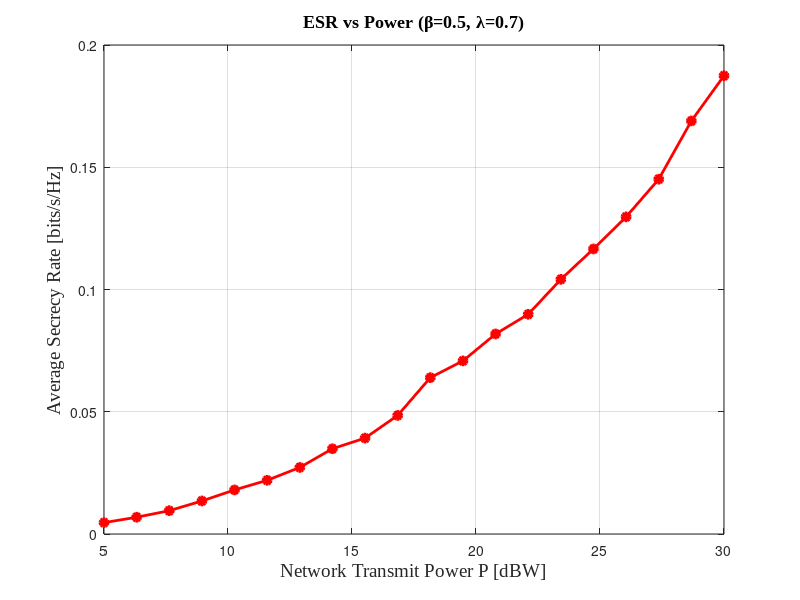

This figure's MATLAB source:
%% QUICK START EXAMPLE — UAV-PLS-SWIPT-Relay
%
%  This script demonstrates the core simulation pipeline of the paper in a
%  compact form. It computes the Average Secrecy Rate for a UAV relay network
%  with SWIPT and cooperative jamming, and plots ESR vs transmit power.
%
%  Run time: ~30 seconds (N = 1e4 samples).
%
%  Prerequisites: MATLAB R2019b or later, Statistics & Machine Learning Toolbox.
%
% -------------------------------------------------------------------------

clc; clear; close all;

% Add source paths
repo_root = fileparts(fileparts(mfilename('fullpath')));
addpath(fullfile(repo_root, 'src', 'analytics'));

fprintf('=== UAV-PLS-SWIPT-Relay: Quick Start Example ===\n\n');

%% ========== System Parameters ===========================================
D = 10;   H = 1.5;             % Topology (normalized)
t_A = [0, 0, 0]; t_U = [D/5, 0, H]; t_B = [D, 0, 0]; t_E = [4*D/5, 1, 0];
d_au = norm(t_A-t_U); d_ub = norm(t_U-t_B);
d_ae = norm(t_A-t_E); d_be = norm(t_B-t_E); d_ue = norm(t_U-t_E);

alpha_L = 2; alpha_N = 3.5;
N0 = 1e-2; eff = 0.7; zeta = 2;
a = 0.28; b = 9.61; km = 1; kM = 10;
beta   = 0.5;    % Power splitting ratio
lambda = 0.7;    % Power allocation factor

% A2G channel statistics
theta_ub = asin(H/d_ub); P_los_ub = 1/(1+a*exp(-b*(theta_ub-a)));
L_ub = d_ub^(-((alpha_L-alpha_N)*P_los_ub+alpha_N));
K_ub = db2pow(km+(kM-km)*2*theta_ub/pi);
theta_au = asin(H/d_au); P_los_au = 1/(1+a*exp(-b*(theta_au-a)));
L_au = d_au^(-((alpha_L-alpha_N)*P_los_au+alpha_N));
K_au = db2pow(km+(kM-km)*2*theta_au/pi);
theta_ue = asin(H/d_ue); P_los_ue = 1/(1+a*exp(-b*(theta_ue-a)));
L_ue = d_ue^(-((alpha_L-alpha_N)*P_los_ue+alpha_N));
K_ue = db2pow(km+(kM-km)*2*theta_ue/pi);
L_ae = d_ae^(-alpha_N); L_be = d_be^(-alpha_N);

%% ========== Monte Carlo ESR =============================================
n = 20; N = 1e4;
P_dBW = linspace(5, 30, n);
P_lin = db2pow(P_dBW);
ESR_sim = zeros(1, n);

X = ncx2rnd(2,sqrt(2*K_au),[n,N]); X=X./mean(X); X=X*L_au;
Y = ncx2rnd(2,sqrt(2*K_ub),[n,N]); Y=Y./mean(Y); Y=Y*L_ub;
Z = ncx2rnd(2,sqrt(2*K_ue),[n,N]); Z=Z./mean(Z); Z=Z*L_ue;
V = L_ae*exprnd(1,[n,N]); W = L_be*exprnd(1,[n,N]);

for i = 1:n
    Pa = lambda * P_lin(i); Pb = (1-lambda) * P_lin(i);
    epsilon = zeta*N0^2 ./ (Pa.*X(i,:) + Pb.*Y(i,:));
    Gamma_AB = (eff*beta*(1-beta)*Pa.*X(i,:).*Y(i,:)) ./ ...
               (eff*beta*(1-beta+zeta)*Y(i,:)*N0 + (1-beta)*N0 + epsilon);
    Gamma_e1 = (Pa/N0).*V(i,:) ./ ((Pb/N0).*W(i,:) + 1);
    Gamma_e2 = eff*beta*(1-beta)*Pa.*X(i,:).*Z(i,:) ./ ...
               ((eff*beta*(1-beta)*Pb.*Y(i,:).*Z(i,:) + Z(i,:)*eff*beta*(1-beta+zeta)*N0 ...
                 + (1-beta)*N0 + epsilon));
    Gamma_E = max(Gamma_e1, Gamma_e2);
    ESR_sim(i) = mean(max(0.5*log2(1+Gamma_AB) - 0.5*log2(1+Gamma_E), 0));
end

%% ========== Plot ========================================================
figure('Name', 'Quick Start: ESR vs Transmit Power');
plot(P_dBW, ESR_sim, '-or', 'LineWidth', 2, 'MarkerFaceColor', 'r');
xlabel('Network Transmit Power P [dBW]', 'FontSize', 14, 'FontName', 'Times New Roman');
ylabel('Average Secrecy Rate [bits/s/Hz]', 'FontSize', 14, 'FontName', 'Times New Roman');
title(sprintf('ESR vs Power (\\beta=%.1f, \\lambda=%.1f)', beta, lambda), ...
      'FontSize', 13, 'FontName', 'Times New Roman');
grid on; box on;

fprintf('ESR at P=20 dBW: %.4f bits/s/Hz\n', interp1(P_dBW, ESR_sim, 20));
fprintf('\nTo reproduce all paper figures, see:\n');
fprintf('  simulations/comprehensive/run_Comprehensive_Simulation.m\n');
fprintf('  simulations/connection_probability/run_CP_vs_Power.m\n');
fprintf('  simulations/secrecy_rate/run_ESR_vs_SNR.m\n');
fprintf('  simulations/uav_trajectory/run_FlyingUAV_vs_Static.m\n');
